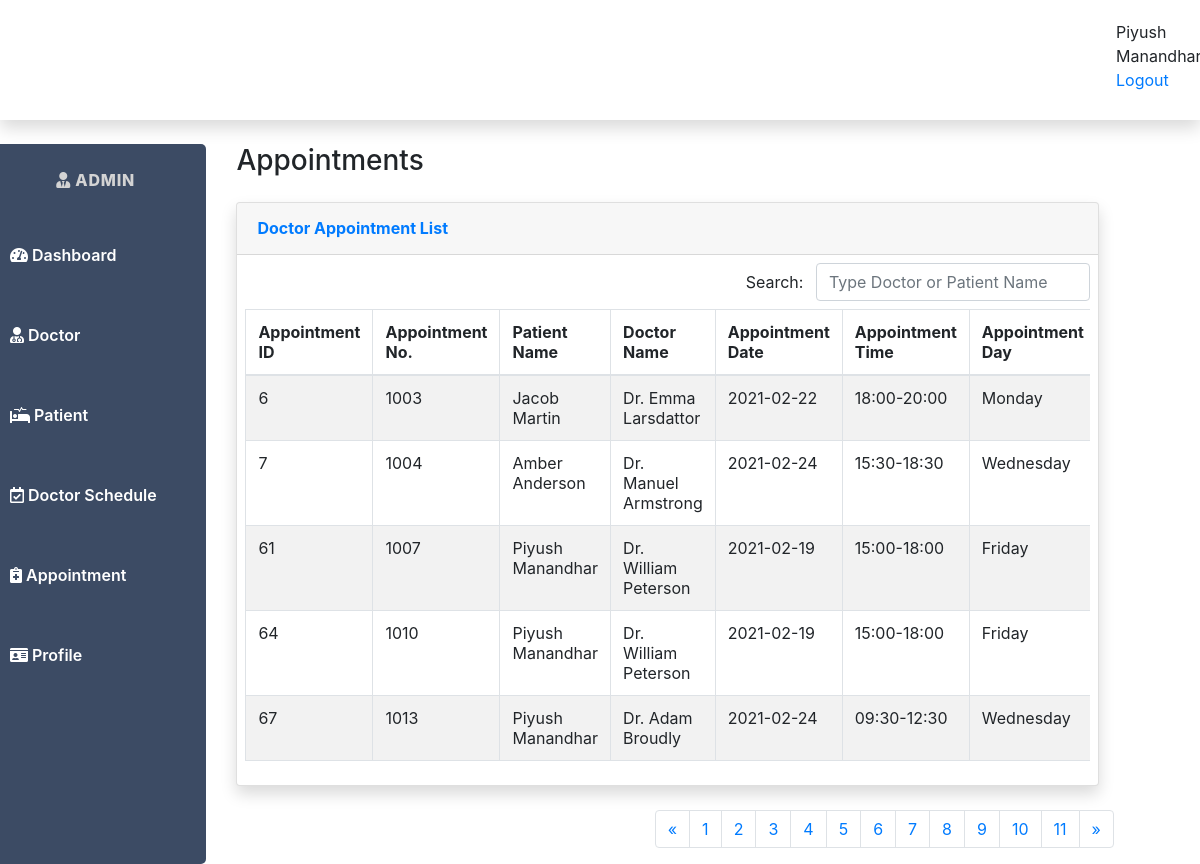
The app's page /admin/admin_appointment.php (signed in) with its own data.
### tables this page shows
CREATE TABLE `admin_table` (
  `admin_id` int(11) NOT NULL,
  `admin_email_address` varchar(200) NOT NULL,
  `admin_password` varchar(100) NOT NULL,
  `admin_name` varchar(200) NOT NULL,
  `admin_contact_no` varchar(30) NOT NULL
);

CREATE TABLE `appointment_table` (
  `appointment_id` int(11) NOT NULL,
  `doctor_id` int(11) NOT NULL,
  `patient_id` int(11) NOT NULL,
  `doctor_schedule_id` int(11) NOT NULL,
  `appointment_number` int(11) NOT NULL,
  `reason_for_appointment` mediumtext NOT NULL,
  `appointment_time` time NOT NULL,
  `status` varchar(30) NOT NULL,
  `patient_come_into_hospital` enum('No','Yes') NOT NULL,
  `doctor_comment` mediumtext NOT NULL
);

CREATE TABLE `patient_table` (
  `patient_id` int(11) NOT NULL,
  `patient_email_address` varchar(200) NOT NULL,
  `patient_password` varchar(100) NOT NULL,
  `patient_first_name` varchar(100) NOT NULL,
  `patient_last_name` varchar(100) NOT NULL,
  `patient_date_of_birth` date NOT NULL,
  `patient_gender` enum('Male','Female','Other') NOT NULL,
  `patient_address` mediumtext NOT NULL,
  `patient_phone_no` varchar(30) NOT NULL,
  `patient_maritial_status` varchar(30) NOT NULL,
  `patient_added_on` datetime NOT NULL,
  `patient_blood_type` enum('A','B','AB','O') NOT NULL
);

CREATE TABLE `doctor_table` (
  `doctor_id` int(11) NOT NULL,
  `doctor_email_address` varchar(200) NOT NULL,
  `doctor_password` varchar(100) NOT NULL,
  `doctor_name` varchar(100) NOT NULL,
  `doctor_phone_no` varchar(30) NOT NULL,
  `doctor_address` mediumtext NOT NULL,
  `doctor_date_of_birth` date NOT NULL,
  `doctor_expert_in` varchar(100) NOT NULL,
  `doctor_status` enum('Active','Inactive') NOT NULL,
  `doctor_added_on` datetime NOT NULL
);

CREATE TABLE `doctor_schedule_table` (
  `doctor_schedule_id` int(11) NOT NULL,
  `doctor_id` int(11) NOT NULL,
  `doctor_schedule_date` date NOT NULL,
  `doctor_schedule_day` enum('Sunday','Monday','Tuesday','Wednesday','Thursday','Friday','Saturday') NOT NULL,
  `doctor_schedule_start_time` varchar(20) NOT NULL,
  `doctor_schedule_end_time` varchar(20) NOT NULL,
  `average_consulting_time` int(5) NOT NULL,
  `doctor_schedule_status` varchar(30) NOT NULL
);

### admin/admin_appointment.php (the view, shortened to what this page needs)
<?php
$servername = "localhost";
$uname = "root";
$pass = "";
$db = "online_doctor_appointment";
$conn = mysqli_connect($servername, $uname, $pass, $db);
?>
<html>
<head>
    <link href="../css/fontawesome-free/css/all.min.css" rel="stylesheet" type="text/css" />
    <link rel="stylesheet" href="https://maxcdn.bootstrapcdn.com/bootstrap/4.5.2/css/bootstrap.min.css">
    <link rel="stylesheet" type="text/css" href="../css/admin.css" />
</head>
<body>
    <div id="wrapper">
        <nav class="navbar topbar mb-4 static-top shadow">
            <ul class="navbar-nav ml-auto">
                <?php
                $query = "SELECT * FROM admin_table WHERE admin_id = '" . $_SESSION['admin_id'] . "' ";
                $q = mysqli_query($conn, $query);
                $data_admin = mysqli_fetch_array($q);
                $admin_name = $data_admin['admin_name'];
                ?>
                <li class="nav-item" id="top-nav">
                    <span id="user_profile_name"><?php echo $admin_name; ?></span><br>
                    <a href="admin_logout.php" id="admin_logout"><span>Logout</span></a>
                </li>
            </ul>
        </nav>
        <div class="row">
            <div class="col-sm-3">
                <ul class="navbar-nav">
                    <div class="sidebar-brand-text mx-3"><i class="fas fa-user-tie"></i> Admin</div>
                    <li class="nav-item">
                        <a class="nav-link" href="admin_dashboard.php">
                            <i class="fas fa-tachometer-alt"></i>
                            <span>Dashboard</span></a>
                    </li>
                    <li class="nav-item">
                        <a class="nav-link" href="admin_doctor.php">
                            <i class="fa fa-user-md"></i>
                            <span>Doctor</span></a>
                    </li>
                    <li class="nav-item">
                        <a class="nav-link" href="admin_patient.php">
                            <i class="fa fa-procedures"></i>
                            <span>Patient</span></a>
                    </li>
                    <li class="nav-item">
                        <a class="nav-link" href="admin_doc_schedule.php">
                            <i class="far fa-calendar-check"></i>
                            <span>Doctor Schedule</span></a>
                    </li>
                    <li class="nav-item">
                        <a class="nav-link" href="admin_appointment.php">
                            <i class="fa fa-notes-medical"></i>
                            <span>Appointment</span></a>
                    </li>
                    <li class="nav-item">
                        <a class="nav-link" href="admin_profile.php">
                            <i class="fa fa-id-card"></i>
                            <span>Profile</span></a>
                    </li>
                </ul>
            </div>
            <div class="col-sm-9">
                <div id="content-wrapper" class="d-flex flex-column">
                    <div id="content">
                        <div class="container-fluid">
                            <h1 class="h3 mb-4 text-gray-800">Appointments</h1>
                            <div class="card shadow mb-4">
                                <div class="card-header py-3">
                                    <div class="row">
                                        <div class="col">
                                            <h6 class="m-0 font-weight-bold text-primary">Doctor Appointment List</h6>
                                        </div>
                                    </div>
                                </div>
                                <div class="card-body">
                                    <div id="doctor_table_filter" class="dataTables_filter">
                                        <label for="search" style="display: inline-block; margin-bottom: .5rem;">
                                            Search: <input type="search" class="form-control form-control-md" placeholder="Type Doctor or Patient Name" aria-controls="appointment_table" name="appointment_search" id="search_appointment" style="margin-left: 0.5em; display: inline-block; width: auto;">
                                        </label>
                                    </div>
                                    <div class="table-responsive">
                                        <table class="table table-striped table-bordered" id="appointment_table" width="100%" cellspacing="0">
                                            <thead>
                                                <tr>
                                                    <th>Appointment ID</th>
                                                    <th>Appointment No.</th>
                                                    <th>Patient Name</th>
                                                    <th>Doctor Name</th>
                                                    <th>Appointment Date</th>
                                                    <th>Appointment Time</th>
                                                    <th>Appointment Day</th>
                                                </tr>
                                            </thead>
                                            <tbody>
                                                <?php
                                                $limit = 5;
                                                $page = isset($_GET['page']) ? $_GET['page'] : 1;
                                                $start = ($page - 1) * $limit;
                                                $query = "SELECT * FROM appointment_table
                                                INNER JOIN doctor_table
                                                ON doctor_table.doctor_id = appointment_table.doctor_id
                                                INNER JOIN doctor_schedule_table
                                                ON doctor_schedule_table.doctor_schedule_id = appointment_table.doctor_schedule_id
                                                INNER JOIN patient_table
                                                ON patient_table.patient_id = appointment_table.patient_id
                                                LIMIT $start, $limit";
                                                $result1 = $conn->query("SELECT count(appointment_id) AS id FROM appointment_table
                                                INNER JOIN doctor_table
                                                ON doctor_table.doctor_id = appointment_table.doctor_id
                                                INNER JOIN doctor_schedule_table
                                                ON doctor_schedule_table.doctor_schedule_id = appointment_table.doctor_schedule_id
                                                INNER JOIN patient_table
                                                ON patient_table.patient_id = appointment_table.patient_id");
                                                $appointmentCount = $result1->fetch_all(MYSQLI_ASSOC);
                                                $total = $appointmentCount[0]['id'];
                                                $pages = ceil($total / $limit);
                                                $previous = $page - 1;
                                                $next = $page + 1;
                                                $result = $conn->query($query);
                                                if (mysqli_num_rows($result) > 0) {
                                                    while ($row = $result->fetch_assoc()) {
                                                        echo "<tr>
                                                    <td>" . $row["appointment_id"] . "</td>
                                                    <td>" . $row["appointment_number"] . "</td>
                                                    <td>" . $row["patient_first_name"] . " " . $row["patient_last_name"] . "</td>
                                                    <td>" . $row["doctor_name"] . "</td>
                                                    <td>" . $row["doctor_schedule_date"] . "</td>
                                                    <td>" . $row["doctor_schedule_start_time"] . "-" . $row["doctor_schedule_end_time"] . "</td>
                                                    <td>" . $row["doctor_schedule_day"] . "</td>
                                                    <td>" . $row["status"] . "</td>";
                                                    }
                                                    echo "</tbody>
                                                    </table>";
                                                }
                                                ?>
                                    </div>
                                </div>
                            </div>
                        </div>
                    </div>
                </div>
                <nav aria-label="Page navigation example">
                    <ul class="pagination justify-content-end">
                        <li class="page-item">
                            <a class="page-link" href="admin_appointment.php?page=<?php echo $previous ?>" aria-label="Previous">
                                <span aria-hidden="true">&laquo;</span>
                            </a>
                        </li>
                        <?php for ($i = 1; $i <= $pages; $i++) : ?>
                            <li class="page-item"><a class="page-link" href="admin_appointment.php?page=<?php echo $i ?>"><?php echo $i ?></a></li>
                        <?php endfor; ?>
                        <li class="page-item">
                            <a class="page-link" href="admin_appointment.php?page=<?php echo $next ?>" aria-label="Next">
                                <span aria-hidden="true">&raquo;</span>
                            </a>
                        </li>
                    </ul>
                </nav>
            </div>
        </div>
    </div>
</body>
</html>

### css/admin.css (style rules this page uses)
.sidebar-brand-text { height: 4.375rem; text-decoration: none; font-size: 1rem; font-weight: 800; padding: 1.5rem 1rem; text-align: center; text-transform: uppercase; letter-spacing: 0.05rem; z-index: 1; color: lightgray; }
.navbar { position: relative; display: flex; flex-wrap: wrap; align-items: center; justify-content: space-between; padding-top: 0rem; padding-bottom: 0.5rem; }
.nav-item { padding-top: 20px; margin-left: 10px; padding-bottom: 20px; }
.nav-link { color: #fff; font-weight: 600; }
.col-sm-3 { -ms-flex: 0 0 18%; flex: 0 0 18%; max-width: 20%; background-color: #3c4b64; margin-top: 0px; background-size: cover; border-radius: 5px; }
#top-nav { margin-left: 1100px; }
#admin_logout { text-decoration: none; }

### admin/admin_appointment.php (style rules this page uses)
.sidebar-brand-text { height: 4.375rem; text-decoration: none; font-size: 1rem; font-weight: 800; padding: 1.5rem 1rem; text-align: center; text-transform: uppercase; letter-spacing: 0.05rem; z-index: 1; color: lightgray; }
.navbar { position: relative; display: flex; flex-wrap: wrap; align-items: center; justify-content: space-between; padding-top: 0rem; padding-bottom: 0.5rem; }
.nav-item { padding-top: 20px; margin-left: 10px; padding-bottom: 20px; }
.nav-link { color: #fff; font-weight: 600; }
.col-sm-3 { -ms-flex: 0 0 18%; flex: 0 0 18%; max-width: 20%; background-color: #3c4b64; margin-top: 0px; background-size: cover; border-radius: 5px; }
#top-nav { margin-left: 1100px; }
#admin_logout { text-decoration: none; }
.row { --bs-gutter-x: 1.5rem; --bs-gutter-y: 0; }
.card-body { flex: 1 1 auto; padding: .5rem .5rem; }
.dataTables_filter { text-align: right; }

### records on screen
admin_table: admin_name "Piyush…"
appointment_table: appointment_id "6", appointment_number "1003", patient_table.patient_first_name "Jacob", patient_table.patient_last_name "Martin", doctor.doctor_name "Dr. Emma Larsdattor", doctor_schedule.doctor_schedule_date "2021-02-22", doctor_schedule.doctor_schedule_start_time "18:00", doctor_schedule.doctor_schedule_end_time "20:00", doctor_schedule.doctor_schedule_day "Monday"
appointment_table: appointment_id "7", appointment_number "1004", patient_table.patient_first_name "Amber", patient_table.patient_last_name "Anderson", doctor.doctor_name "Dr. Manuel Armstrong", doctor_schedule.doctor_schedule_date "2021-02-24", doctor_schedule.doctor_schedule_start_time "15:30", doctor_schedule.doctor_schedule_end_time "18:30", doctor_schedule.doctor_schedule_day "Wednesday"
appointment_table: appointment_id "61", appointment_number "1007", patient_table.patient_first_name "Piyush", patient_table.patient_last_name "Manandhar", doctor.doctor_name "Dr. William Peterson", doctor_schedule.doctor_schedule_date "2021-02-19", doctor_schedule.doctor_schedule_start_time "15:00", doctor_schedule.doctor_schedule_end_time "18:00", doctor_schedule.doctor_schedule_day "Friday"
appointment_table: appointment_id "64", appointment_number "1010", patient_table.patient_first_name "Piyush", patient_table.patient_last_name "Manandhar", doctor.doctor_name "Dr. William Peterson", doctor_schedule.doctor_schedule_date "2021-02-19", doctor_schedule.doctor_schedule_start_time "15:00", doctor_schedule.doctor_schedule_end_time "18:00", doctor_schedule.doctor_schedule_day "Friday"
appointment_table: appointment_id "67", appointment_number "1013", patient_table.patient_first_name "Piyush", patient_table.patient_last_name "Manandhar", doctor.doctor_name "Dr. Adam Broudly", doctor_schedule.doctor_schedule_date "2021-02-24", doctor_schedule.doctor_schedule_start_time "09:30", doctor_schedule.doctor_schedule_end_time "12:30", doctor_schedule.doctor_schedule_day "Wednesday"
